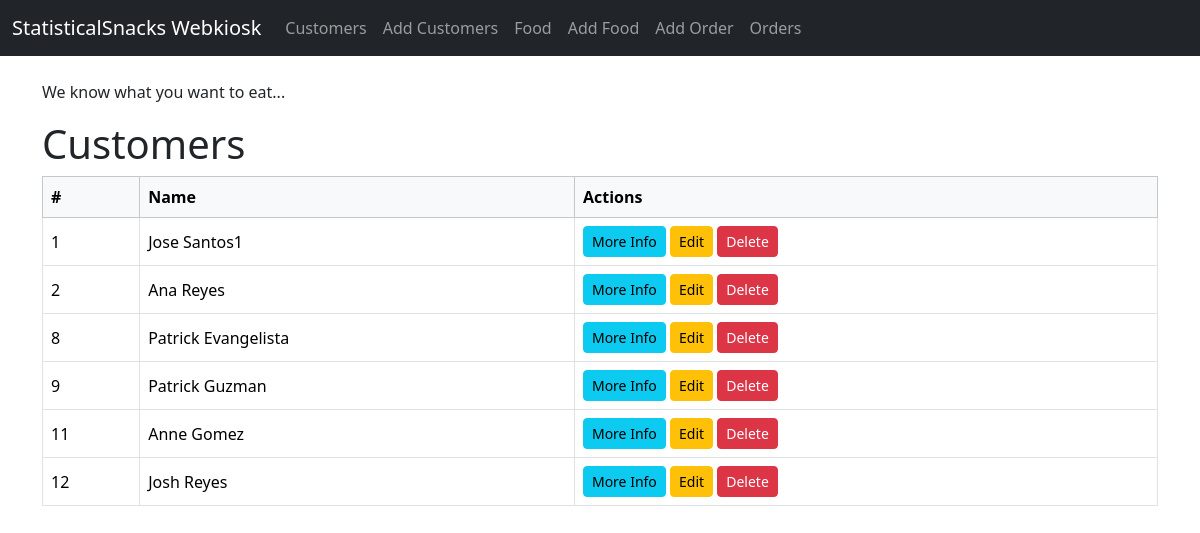
Page /webkiosk/customers/ on the committed database.
### webkiosk/models.py (models this page shows, shortened)
class Customer(models.Model):
    firstname = models.CharField(max_length=20)
    lastname = models.CharField(max_length=20)
    date_joined = models.DateTimeField(auto_now_add=True)

### webkiosk/views.py (the view)
# urls.py: path('customers/', views.listcustomers, name='customer-list'),
def listcustomers(request):
    customerlist = Customer.objects.all()
    context = {'customerlist': customerlist }
    return render(request, 'webkiosk/customer_list.html', context)

### webkiosk/templates/webkiosk/customer_list.html (shortened to what this page needs)
{% extends 'webkiosk/base_template.html' %}
{% block content %}
<h1> Customers</h1>
<table class="table table-hover table-bordered align-middle">
    <thead class="table-light">
      <tr>
        <th>#</th>
        <th>Name</th>
        <th>Actions</th>
      </tr>
    </thead>
    <tbody>
      {% for customer in customerlist %}
      <tr>
        <td>{{ customer.id }}</td>
        <td>{{ customer.firstname }} {{ customer.lastname }}</td>
        <td>
          <a href="{% url 'webkiosk:customer-detail' customer.id %}" class="btn btn-sm btn-info">More Info</a>
          <a href="{% url 'webkiosk:customer-update' customer.id %}" class="btn btn-sm btn-warning">Edit</a>
          <a href="{% url 'webkiosk:customer-delete' customer.id %}" class="btn btn-sm btn-danger">Delete</a>
        </td>
      </tr>
      {% empty %}
      <tr>
        <td colspan="3" class="text-center">There are currently 0 customers.</td>
      </tr>
      {% endfor %}
    </tbody>
  </table>
{% endblock %}

### rows in the picture
Customer: id "1", firstname "Jose", lastname "Santos1"
Customer: id "2", firstname "Ana", lastname "Reyes"
Customer: id "8", firstname "Patrick", lastname "Evangelista"
Customer: id "9", firstname "Patrick", lastname "Guzman"
Customer: id "11", firstname "Anne", lastname "Gomez"
Customer: id "12", firstname "Josh", lastname "Reyes"
